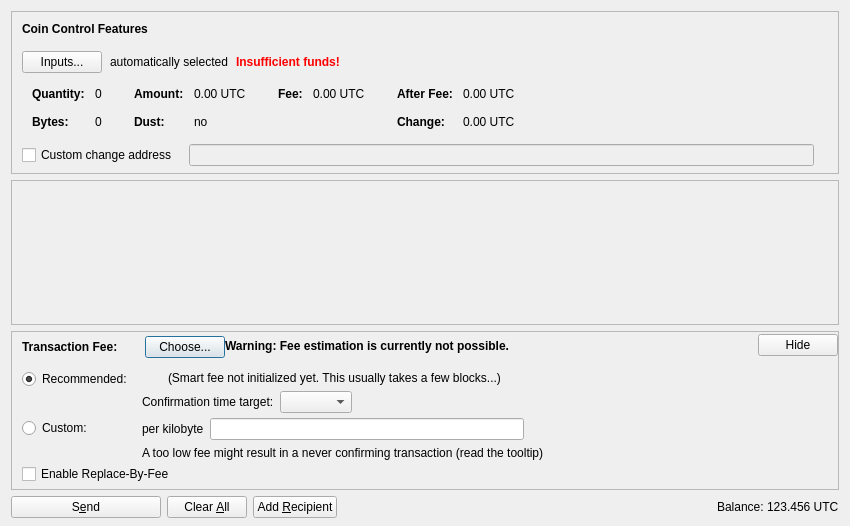
<?xml version="1.0" encoding="UTF-8"?>
<ui version="4.0">
 <class>SendCoinsDialog</class>
 <widget class="QDialog" name="SendCoinsDialog">
  <property name="geometry">
   <rect>
    <x>0</x>
    <y>0</y>
    <width>850</width>
    <height>526</height>
   </rect>
  </property>
  <property name="windowTitle">
   <string>Send Coins</string>
  </property>
  <layout class="QVBoxLayout" name="verticalLayout" stretch="0,1,0,0">
   <property name="bottomMargin">
    <number>8</number>
   </property>
   <item>
    <widget class="QFrame" name="frameCoinControl">
     <property name="sizePolicy">
      <sizepolicy hsizetype="Expanding" vsizetype="Expanding">
       <horstretch>0</horstretch>
       <verstretch>0</verstretch>
      </sizepolicy>
     </property>
     <property name="maximumSize">
      <size>
       <width>16777215</width>
       <height>16777215</height>
      </size>
     </property>
     <property name="frameShape">
      <enum>QFrame::StyledPanel</enum>
     </property>
     <property name="frameShadow">
      <enum>QFrame::Sunken</enum>
     </property>
     <layout class="QVBoxLayout" name="verticalLayoutCoinControl2">
      <property name="spacing">
       <number>0</number>
      </property>
      <property name="leftMargin">
       <number>0</number>
      </property>
      <property name="topMargin">
       <number>0</number>
      </property>
      <property name="rightMargin">
       <number>0</number>
      </property>
      <property name="bottomMargin">
       <number>6</number>
      </property>
      <item>
       <layout class="QVBoxLayout" name="verticalLayoutCoinControl" stretch="0,0,0,0,1">
        <property name="spacing">
         <number>0</number>
        </property>
        <property name="leftMargin">
         <number>10</number>
        </property>
        <property name="topMargin">
         <number>10</number>
        </property>
        <item>
         <layout class="QHBoxLayout" name="horizontalLayoutCoinControl1">
          <property name="bottomMargin">
           <number>15</number>
          </property>
          <item>
           <widget class="QLabel" name="labelCoinControlFeatures">
            <property name="sizePolicy">
             <sizepolicy hsizetype="Preferred" vsizetype="Maximum">
              <horstretch>0</horstretch>
              <verstretch>0</verstretch>
             </sizepolicy>
            </property>
            <property name="font">
             <font>
              <weight>75</weight>
              <bold>true</bold>
             </font>
            </property>
            <property name="styleSheet">
             <string notr="true">font-weight:bold;</string>
            </property>
            <property name="text">
             <string>Coin Control Features</string>
            </property>
           </widget>
          </item>
         </layout>
        </item>
        <item>
         <layout class="QHBoxLayout" name="horizontalLayoutCoinControl2" stretch="0,0,0,0">
          <property name="spacing">
           <number>8</number>
          </property>
          <property name="bottomMargin">
           <number>10</number>
          </property>
          <item>
           <widget class="QPushButton" name="pushButtonCoinControl">
            <property name="styleSheet">
             <string notr="true"/>
            </property>
            <property name="text">
             <string>Inputs...</string>
            </property>
            <property name="autoDefault">
             <bool>false</bool>
            </property>
           </widget>
          </item>
          <item>
           <widget class="QLabel" name="labelCoinControlAutomaticallySelected">
            <property name="text">
             <string>automatically selected</string>
            </property>
            <property name="margin">
             <number>5</number>
            </property>
           </widget>
          </item>
          <item>
           <widget class="QLabel" name="labelCoinControlInsuffFunds">
            <property name="font">
             <font>
              <weight>75</weight>
              <bold>true</bold>
             </font>
            </property>
            <property name="styleSheet">
             <string notr="true">color:red;font-weight:bold;</string>
            </property>
            <property name="text">
             <string>Insufficient funds!</string>
            </property>
            <property name="margin">
             <number>5</number>
            </property>
           </widget>
          </item>
          <item>
           <spacer name="horizontalSpacerCoinControl">
            <property name="orientation">
             <enum>Qt::Horizontal</enum>
            </property>
            <property name="sizeHint" stdset="0">
             <size>
              <width>40</width>
              <height>1</height>
             </size>
            </property>
           </spacer>
          </item>
         </layout>
        </item>
        <item>
         <widget class="QWidget" name="widgetCoinControl" native="true">
          <property name="sizePolicy">
           <sizepolicy hsizetype="Preferred" vsizetype="Preferred">
            <horstretch>0</horstretch>
            <verstretch>0</verstretch>
           </sizepolicy>
          </property>
          <property name="minimumSize">
           <size>
            <width>0</width>
            <height>0</height>
           </size>
          </property>
          <property name="styleSheet">
           <string notr="true"/>
          </property>
          <layout class="QHBoxLayout" name="horizontalLayoutCoinControl5">
           <property name="leftMargin">
            <number>0</number>
           </property>
           <property name="topMargin">
            <number>0</number>
           </property>
           <property name="rightMargin">
            <number>0</number>
           </property>
           <property name="bottomMargin">
            <number>0</number>
           </property>
           <item>
            <layout class="QHBoxLayout" name="horizontalLayoutCoinControl3" stretch="0,0,0,1">
             <property name="spacing">
              <number>20</number>
             </property>
             <property name="topMargin">
              <number>0</number>
             </property>
             <property name="bottomMargin">
              <number>10</number>
             </property>
             <item>
              <layout class="QFormLayout" name="formLayoutCoinControl1">
               <property name="horizontalSpacing">
                <number>10</number>
               </property>
               <property name="verticalSpacing">
                <number>14</number>
               </property>
               <property name="leftMargin">
                <number>10</number>
               </property>
               <property name="topMargin">
                <number>4</number>
               </property>
               <property name="rightMargin">
                <number>6</number>
               </property>
               <item row="0" column="0">
                <widget class="QLabel" name="labelCoinControlQuantityText">
                 <property name="font">
                  <font>
                   <weight>75</weight>
                   <bold>true</bold>
                  </font>
                 </property>
                 <property name="text">
                  <string>Quantity:</string>
                 </property>
                 <property name="margin">
                  <number>0</number>
                 </property>
                </widget>
               </item>
               <item row="0" column="1">
                <widget class="QLabel" name="labelCoinControlQuantity">
                 <property name="cursor">
                  <cursorShape>IBeamCursor</cursorShape>
                 </property>
                 <property name="contextMenuPolicy">
                  <enum>Qt::ActionsContextMenu</enum>
                 </property>
                 <property name="text">
                  <string notr="true">0</string>
                 </property>
                 <property name="margin">
                  <number>0</number>
                 </property>
                 <property name="textInteractionFlags">
                  <set>Qt::LinksAccessibleByMouse|Qt::TextSelectableByKeyboard|Qt::TextSelectableByMouse</set>
                 </property>
                </widget>
               </item>
               <item row="1" column="0">
                <widget class="QLabel" name="labelCoinControlBytesText">
                 <property name="font">
                  <font>
                   <weight>75</weight>
                   <bold>true</bold>
                  </font>
                 </property>
                 <property name="text">
                  <string>Bytes:</string>
                 </property>
                </widget>
               </item>
               <item row="1" column="1">
                <widget class="QLabel" name="labelCoinControlBytes">
                 <property name="cursor">
                  <cursorShape>IBeamCursor</cursorShape>
                 </property>
                 <property name="contextMenuPolicy">
                  <enum>Qt::ActionsContextMenu</enum>
                 </property>
                 <property name="text">
                  <string notr="true">0</string>
                 </property>
                 <property name="textInteractionFlags">
                  <set>Qt::LinksAccessibleByMouse|Qt::TextSelectableByKeyboard|Qt::TextSelectableByMouse</set>
                 </property>
                </widget>
               </item>
              </layout>
             </item>
             <item>
              <layout class="QFormLayout" name="formLayoutCoinControl2">
               <property name="horizontalSpacing">
                <number>10</number>
               </property>
               <property name="verticalSpacing">
                <number>14</number>
               </property>
               <property name="leftMargin">
                <number>6</number>
               </property>
               <property name="topMargin">
                <number>4</number>
               </property>
               <property name="rightMargin">
                <number>6</number>
               </property>
               <item row="0" column="0">
                <widget class="QLabel" name="labelCoinControlAmountText">
                 <property name="font">
                  <font>
                   <weight>75</weight>
                   <bold>true</bold>
                  </font>
                 </property>
                 <property name="text">
                  <string>Amount:</string>
                 </property>
                 <property name="margin">
                  <number>0</number>
                 </property>
                </widget>
               </item>
               <item row="0" column="1">
                <widget class="QLabel" name="labelCoinControlAmount">
                 <property name="cursor">
                  <cursorShape>IBeamCursor</cursorShape>
                 </property>
                 <property name="contextMenuPolicy">
                  <enum>Qt::ActionsContextMenu</enum>
                 </property>
                 <property name="text">
                  <string notr="true">0.00 UTC</string>
                 </property>
                 <property name="textInteractionFlags">
                  <set>Qt::LinksAccessibleByMouse|Qt::TextSelectableByKeyboard|Qt::TextSelectableByMouse</set>
                 </property>
                </widget>
               </item>
               <item row="1" column="0">
                <widget class="QLabel" name="labelCoinControlLowOutputText">
                 <property name="font">
                  <font>
                   <weight>75</weight>
                   <bold>true</bold>
                  </font>
                 </property>
                 <property name="text">
                  <string>Dust:</string>
                 </property>
                </widget>
               </item>
               <item row="1" column="1">
                <widget class="QLabel" name="labelCoinControlLowOutput">
                 <property name="cursor">
                  <cursorShape>IBeamCursor</cursorShape>
                 </property>
                 <property name="contextMenuPolicy">
                  <enum>Qt::ActionsContextMenu</enum>
                 </property>
                 <property name="text">
                  <string notr="true">no</string>
                 </property>
                 <property name="textInteractionFlags">
                  <set>Qt::LinksAccessibleByMouse|Qt::TextSelectableByKeyboard|Qt::TextSelectableByMouse</set>
                 </property>
                </widget>
               </item>
              </layout>
             </item>
             <item>
              <layout class="QFormLayout" name="formLayoutCoinControl3">
               <property name="horizontalSpacing">
                <number>10</number>
               </property>
               <property name="verticalSpacing">
                <number>14</number>
               </property>
               <property name="leftMargin">
                <number>6</number>
               </property>
               <property name="topMargin">
                <number>4</number>
               </property>
               <property name="rightMargin">
                <number>6</number>
               </property>
               <item row="0" column="0">
                <widget class="QLabel" name="labelCoinControlFeeText">
                 <property name="font">
                  <font>
                   <weight>75</weight>
                   <bold>true</bold>
                  </font>
                 </property>
                 <property name="text">
                  <string>Fee:</string>
                 </property>
                 <property name="margin">
                  <number>0</number>
                 </property>
                </widget>
               </item>
               <item row="0" column="1">
                <widget class="QLabel" name="labelCoinControlFee">
                 <property name="cursor">
                  <cursorShape>IBeamCursor</cursorShape>
                 </property>
                 <property name="contextMenuPolicy">
                  <enum>Qt::ActionsContextMenu</enum>
                 </property>
                 <property name="text">
                  <string notr="true">0.00 UTC</string>
                 </property>
                 <property name="textInteractionFlags">
                  <set>Qt::LinksAccessibleByMouse|Qt::TextSelectableByKeyboard|Qt::TextSelectableByMouse</set>
                 </property>
                </widget>
               </item>
              </layout>
             </item>
             <item>
              <layout class="QFormLayout" name="formLayoutCoinControl4">
               <property name="horizontalSpacing">
                <number>10</number>
               </property>
               <property name="verticalSpacing">
                <number>14</number>
               </property>
               <property name="leftMargin">
                <number>6</number>
               </property>
               <property name="topMargin">
                <number>4</number>
               </property>
               <property name="rightMargin">
                <number>6</number>
               </property>
               <item row="0" column="0">
                <widget class="QLabel" name="labelCoinControlAfterFeeText">
                 <property name="font">
                  <font>
                   <weight>75</weight>
                   <bold>true</bold>
                  </font>
                 </property>
                 <property name="text">
                  <string>After Fee:</string>
                 </property>
                 <property name="margin">
                  <number>0</number>
                 </property>
                </widget>
               </item>
               <item row="0" column="1">
                <widget class="QLabel" name="labelCoinControlAfterFee">
                 <property name="cursor">
                  <cursorShape>IBeamCursor</cursorShape>
                 </property>
                 <property name="contextMenuPolicy">
                  <enum>Qt::ActionsContextMenu</enum>
                 </property>
                 <property name="text">
                  <string notr="true">0.00 UTC</string>
                 </property>
                 <property name="textInteractionFlags">
                  <set>Qt::LinksAccessibleByMouse|Qt::TextSelectableByKeyboard|Qt::TextSelectableByMouse</set>
                 </property>
                </widget>
               </item>
               <item row="1" column="0">
                <widget class="QLabel" name="labelCoinControlChangeText">
                 <property name="font">
                  <font>
                   <weight>75</weight>
                   <bold>true</bold>
                  </font>
                 </property>
                 <property name="text">
                  <string>Change:</string>
                 </property>
                </widget>
               </item>
               <item row="1" column="1">
                <widget class="QLabel" name="labelCoinControlChange">
                 <property name="cursor">
                  <cursorShape>IBeamCursor</cursorShape>
                 </property>
                 <property name="contextMenuPolicy">
                  <enum>Qt::ActionsContextMenu</enum>
                 </property>
                 <property name="text">
                  <string notr="true">0.00 UTC</string>
                 </property>
                 <property name="textInteractionFlags">
                  <set>Qt::LinksAccessibleByMouse|Qt::TextSelectableByKeyboard|Qt::TextSelectableByMouse</set>
                 </property>
                </widget>
               </item>
              </layout>
             </item>
            </layout>
           </item>
          </layout>
         </widget>
        </item>
        <item>
         <layout class="QHBoxLayout" name="horizontalLayoutCoinControl4" stretch="0,0,0">
          <property name="spacing">
           <number>12</number>
          </property>
          <property name="sizeConstraint">
           <enum>QLayout::SetDefaultConstraint</enum>
          </property>
          <property name="topMargin">
           <number>5</number>
          </property>
          <property name="rightMargin">
           <number>5</number>
          </property>
          <item>
           <widget class="QCheckBox" name="checkBoxCoinControlChange">
            <property name="toolTip">
             <string>If this is activated, but the change address is empty or invalid, change will be sent to a newly generated address.</string>
            </property>
            <property name="text">
             <string>Custom change address</string>
            </property>
           </widget>
          </item>
          <item>
           <widget class="QValidatedLineEdit" name="lineEditCoinControlChange">
            <property name="enabled">
             <bool>false</bool>
            </property>
            <property name="sizePolicy">
             <sizepolicy hsizetype="Expanding" vsizetype="Fixed">
              <horstretch>0</horstretch>
              <verstretch>0</verstretch>
             </sizepolicy>
            </property>
           </widget>
          </item>
          <item>
           <widget class="QLabel" name="labelCoinControlChangeLabel">
            <property name="sizePolicy">
             <sizepolicy hsizetype="Preferred" vsizetype="Expanding">
              <horstretch>0</horstretch>
              <verstretch>0</verstretch>
             </sizepolicy>
            </property>
            <property name="minimumSize">
             <size>
              <width>0</width>
              <height>0</height>
             </size>
            </property>
            <property name="text">
             <string/>
            </property>
            <property name="margin">
             <number>3</number>
            </property>
           </widget>
          </item>
         </layout>
        </item>
        <item>
         <spacer name="verticalSpacerCoinControl">
          <property name="orientation">
           <enum>Qt::Vertical</enum>
          </property>
          <property name="sizeHint" stdset="0">
           <size>
            <width>800</width>
            <height>1</height>
           </size>
          </property>
         </spacer>
        </item>
       </layout>
      </item>
     </layout>
    </widget>
   </item>
   <item>
    <widget class="QScrollArea" name="scrollArea">
     <property name="widgetResizable">
      <bool>true</bool>
     </property>
     <widget class="QWidget" name="scrollAreaWidgetContents">
      <property name="geometry">
       <rect>
        <x>0</x>
        <y>0</y>
        <width>830</width>
        <height>104</height>
       </rect>
      </property>
      <layout class="QVBoxLayout" name="verticalLayout_2" stretch="0,1">
       <property name="leftMargin">
        <number>0</number>
       </property>
       <property name="topMargin">
        <number>0</number>
       </property>
       <property name="rightMargin">
        <number>0</number>
       </property>
       <property name="bottomMargin">
        <number>0</number>
       </property>
       <item>
        <layout class="QVBoxLayout" name="entries">
         <property name="spacing">
          <number>6</number>
         </property>
        </layout>
       </item>
       <item>
        <spacer name="verticalSpacer">
         <property name="orientation">
          <enum>Qt::Vertical</enum>
         </property>
         <property name="sizeHint" stdset="0">
          <size>
           <width>20</width>
           <height>40</height>
          </size>
         </property>
        </spacer>
       </item>
      </layout>
     </widget>
    </widget>
   </item>
   <item>
    <widget class="QFrame" name="frameFee">
     <property name="sizePolicy">
      <sizepolicy hsizetype="Expanding" vsizetype="Expanding">
       <horstretch>0</horstretch>
       <verstretch>0</verstretch>
      </sizepolicy>
     </property>
     <property name="maximumSize">
      <size>
       <width>16777215</width>
       <height>16777215</height>
      </size>
     </property>
     <property name="frameShape">
      <enum>QFrame::StyledPanel</enum>
     </property>
     <property name="frameShadow">
      <enum>QFrame::Sunken</enum>
     </property>
     <layout class="QVBoxLayout" name="verticalLayoutFee1">
      <property name="spacing">
       <number>0</number>
      </property>
      <property name="leftMargin">
       <number>0</number>
      </property>
      <property name="topMargin">
       <number>0</number>
      </property>
      <property name="rightMargin">
       <number>0</number>
      </property>
      <property name="bottomMargin">
       <number>0</number>
      </property>
      <item>
       <layout class="QVBoxLayout" name="verticalLayoutFee2" stretch="0,0,0">
        <property name="spacing">
         <number>0</number>
        </property>
        <property name="leftMargin">
         <number>10</number>
        </property>
        <property name="topMargin">
         <number>0</number>
        </property>
        <item>
         <layout class="QHBoxLayout" name="horizontalLayoutFee1">
          <property name="bottomMargin">
           <number>0</number>
          </property>
          <item>
           <layout class="QVBoxLayout" name="verticalLayoutFee7">
            <property name="spacing">
             <number>0</number>
            </property>
            <item>
             <spacer name="verticalSpacerSmartFee">
              <property name="orientation">
               <enum>Qt::Vertical</enum>
              </property>
              <property name="sizeType">
               <enum>QSizePolicy::Fixed</enum>
              </property>
              <property name="sizeHint" stdset="0">
               <size>
                <width>1</width>
                <height>4</height>
               </size>
              </property>
             </spacer>
            </item>
            <item>
             <layout class="QHBoxLayout" name="horizontalLayoutSmartFee">
              <property name="spacing">
               <number>10</number>
              </property>
              <item>
               <widget class="QLabel" name="labelFeeHeadline">
                <property name="sizePolicy">
                 <sizepolicy hsizetype="Preferred" vsizetype="Maximum">
                  <horstretch>0</horstretch>
                  <verstretch>0</verstretch>
                 </sizepolicy>
                </property>
                <property name="font">
                 <font>
                  <weight>75</weight>
                  <bold>true</bold>
                 </font>
                </property>
                <property name="styleSheet">
                 <string notr="true">font-weight:bold;</string>
                </property>
                <property name="text">
                 <string>Transaction Fee:</string>
                </property>
               </widget>
              </item>
              <item>
               <widget class="QLabel" name="labelFeeMinimized">
                <property name="text">
                 <string/>
                </property>
               </widget>
              </item>
              <item>
               <widget class="QPushButton" name="buttonChooseFee">
                <property name="text">
                 <string>Choose...</string>
                </property>
               </widget>
              </item>
             </layout>
            </item>
            <item>
             <spacer name="verticalSpacer_5">
              <property name="orientation">
               <enum>Qt::Vertical</enum>
              </property>
              <property name="sizeHint" stdset="0">
               <size>
                <width>1</width>
                <height>1</height>
               </size>
              </property>
             </spacer>
            </item>
           </layout>
          </item>
          <item>
           <widget class="QLabel" name="fallbackFeeWarningLabel">
            <property name="toolTip">
             <string>Using the fallbackfee can result in sending a transaction that will take several hours or days (or never) to confirm. Consider choosing your fee manually or wait until you have validated the complete chain.</string>
            </property>
            <property name="font">
            <font>
                <weight>75</weight>
                <bold>true</bold>
            </font>
            </property>
            <property name="text">
             <string>Warning: Fee estimation is currently not possible.</string>
            </property>
            <property name="wordWrap">
             <bool>false</bool>
            </property>
           </widget>
          </item>
          <item>
           <spacer name="horizontalSpacer_4">
            <property name="orientation">
             <enum>Qt::Horizontal</enum>
            </property>
            <property name="sizeType">
             <enum>QSizePolicy::MinimumExpanding</enum>
            </property>
            <property name="sizeHint" stdset="0">
             <size>
              <width>40</width>
              <height>20</height>
             </size>
            </property>
           </spacer>
          </item>
          <item>
           <widget class="QPushButton" name="buttonMinimizeFee">
            <property name="toolTip">
             <string>Hide transaction fee settings</string>
            </property>
            <property name="text">
             <string>Hide</string>
            </property>
           </widget>
          </item>
         </layout>
        </item>
        <item>
         <widget class="QFrame" name="frameFeeSelection">
          <layout class="QVBoxLayout" name="verticalLayoutFee12">
           <property name="spacing">
            <number>0</number>
           </property>
           <property name="leftMargin">
            <number>0</number>
           </property>
           <property name="topMargin">
            <number>0</number>
           </property>
           <property name="rightMargin">
            <number>0</number>
           </property>
           <property name="bottomMargin">
            <number>0</number>
           </property>
           <item>
            <layout class="QGridLayout" name="gridLayoutFee">
             <property name="topMargin">
              <number>10</number>
             </property>
             <property name="bottomMargin">
              <number>4</number>
             </property>
             <property name="horizontalSpacing">
              <number>10</number>
             </property>
             <property name="verticalSpacing">
              <number>4</number>
             </property>
             <item row="1" column="1">
              <layout class="QVBoxLayout" name="verticalLayoutFee8">
               <property name="spacing">
                <number>6</number>
               </property>
               <item>
                <layout class="QHBoxLayout" name="horizontalLayoutFee13">
                 <item>
                  <widget class="QLabel" name="labelCustomPerKilobyte">
                   <property name="toolTip">
                    <string>Specify a custom fee per kB (1,000 bytes) of the transaction's virtual size.

Note:  Since the fee is calculated on a per-byte basis, a fee of "100 satoshis per kB" for a transaction size of 500 bytes (half of 1 kB) would ultimately yield a fee of only 50 satoshis.</string>
                   </property>
                   <property name="text">
                    <string>per kilobyte</string>
                   </property>
                  </widget>
                 </item>
                 <item>
                  <widget class="BitcoinAmountField" name="customFee"/>
                 </item>
                 <item>
                  <spacer name="horizontalSpacer_6">
                   <property name="orientation">
                    <enum>Qt::Horizontal</enum>
                   </property>
                   <property name="sizeHint" stdset="0">
                    <size>
                     <width>1</width>
                     <height>1</height>
                    </size>
                   </property>
                  </spacer>
                 </item>
                </layout>
               </item>
               <item>
                <layout class="QHBoxLayout" name="horizontalLayoutFee8">
                 <item>
                  <widget class="QLabel" name="labelCustomFeeWarning">
                   <property name="enabled">
                    <bool>true</bool>
                   </property>
                   <property name="toolTip">
                    <string>When there is less transaction volume than space in the blocks, miners as well as relaying nodes may enforce a minimum fee. Paying only this minimum fee is just fine, but be aware that this can result in a never confirming transaction once there is more demand for uptickcoin transactions than the network can process.</string>
                   </property>
                   <property name="text">
                    <string>A too low fee might result in a never confirming transaction (read the tooltip)</string>
                   </property>
                  </widget>
                 </item>
                 <item>
                  <spacer name="horizontalSpacer_2">
                   <property name="orientation">
                    <enum>Qt::Horizontal</enum>
                   </property>
                   <property name="sizeHint" stdset="0">
                    <size>
                     <width>1</width>
                     <height>1</height>
                    </size>
                   </property>
                  </spacer>
                 </item>
                </layout>
               </item>
              </layout>
             </item>
             <item row="0" column="0">
              <layout class="QVBoxLayout" name="verticalLayoutFee4" stretch="0,1">
               <item>
                <widget class="QRadioButton" name="radioSmartFee">
                 <property name="text">
                  <string>Recommended:</string>
                 </property>
                 <property name="checked">
                  <bool>true</bool>
                 </property>
                 <attribute name="buttonGroup">
                  <string notr="true">groupFee</string>
                 </attribute>
                </widget>
               </item>
               <item>
                <spacer name="verticalSpacer_2">
                 <property name="orientation">
                  <enum>Qt::Vertical</enum>
                 </property>
                 <property name="sizeHint" stdset="0">
                  <size>
                   <width>1</width>
                   <height>1</height>
                  </size>
                 </property>
                </spacer>
               </item>
              </layout>
             </item>
             <item row="1" column="0">
              <layout class="QVBoxLayout" name="verticalLayoutFee9" stretch="0,1">
               <item>
                <widget class="QRadioButton" name="radioCustomFee">
                 <property name="text">
                  <string>Custom:</string>
                 </property>
                 <attribute name="buttonGroup">
                  <string notr="true">groupFee</string>
                 </attribute>
                </widget>
               </item>
               <item>
                <spacer name="verticalSpacer_6">
                 <property name="orientation">
                  <enum>Qt::Vertical</enum>
                 </property>
                 <property name="sizeHint" stdset="0">
                  <size>
                   <width>1</width>
                   <height>1</height>
                  </size>
                 </property>
                </spacer>
               </item>
              </layout>
             </item>
             <item row="0" column="1">
              <layout class="QVBoxLayout" name="verticalLayoutFee3" stretch="0,0,1">
               <property name="spacing">
                <number>6</number>
               </property>
               <property name="topMargin">
                <number>2</number>
               </property>
               <item>
                <layout class="QHBoxLayout" name="horizontalLayoutFee12">
                 <item>
                  <widget class="QLabel" name="labelSmartFee">
                   <property name="text">
                    <string/>
                   </property>
                  </widget>
                 </item>
                 <item>
                  <widget class="QLabel" name="labelFeeEstimation">
                   <property name="text">
                    <string/>
                   </property>
                  </widget>
                 </item>
                 <item>
                  <widget class="QLabel" name="labelSmartFee2">
                   <property name="text">
                    <string>(Smart fee not initialized yet. This usually takes a few blocks...)</string>
                   </property>
                  </widget>
                 </item>
                 <item>
                  <spacer name="horizontalSpacer_5">
                   <property name="orientation">
                    <enum>Qt::Horizontal</enum>
                   </property>
                   <property name="sizeHint" stdset="0">
                    <size>
                     <width>1</width>
                     <height>1</height>
                    </size>
                   </property>
                  </spacer>
                 </item>
                </layout>
               </item>
               <item>
                <layout class="QHBoxLayout" name="horizontalLayoutFee9">
                 <item>
                  <layout class="QVBoxLayout" name="verticalLayoutFee6">
                   <item>
                    <widget class="QLabel" name="labelSmartFee3">
                     <property name="text">
                      <string>Confirmation time target:</string>
                     </property>
                    </widget>
                   </item>
                  </layout>
                 </item>
                 <item>
                  <layout class="QVBoxLayout" name="verticalLayoutFee5">
                   <property name="rightMargin">
                    <number>30</number>
                   </property>
                   <item>
                    <layout class="QHBoxLayout" name="horizontalLayoutConfTarget">
                     <property name="bottomMargin">
                      <number>0</number>
                     </property>
                     <item>
                      <widget class="QComboBox" name="confTargetSelector"/>
                     </item>
                     <item>
                      <spacer name="horizontalSpacerConfTarget">
                       <property name="orientation">
                        <enum>Qt::Horizontal</enum>
                       </property>
                       <property name="sizeHint" stdset="0">
                        <size>
                         <width>40</width>
                         <height>20</height>
                        </size>
                       </property>
                      </spacer>
                     </item>
                    </layout>
                   </item>
                  </layout>
                 </item>
                </layout>
               </item>
               <item>
                <spacer name="verticalSpacer_4">
                 <property name="orientation">
                  <enum>Qt::Vertical</enum>
                 </property>
                 <property name="sizeHint" stdset="0">
                  <size>
                   <width>1</width>
                   <height>1</height>
                  </size>
                 </property>
                </spacer>
               </item>
              </layout>
             </item>
            </layout>
           </item>
           <item>
            <widget class="QCheckBox" name="optInRBF">
             <property name="text">
              <string>Enable Replace-By-Fee</string>
             </property>
             <property name="toolTip">
              <string>With Replace-By-Fee (BIP-125) you can increase a transaction's fee after it is sent. Without this, a higher fee may be recommended to compensate for increased transaction delay risk.</string>
             </property>
            </widget>
           </item>
          </layout>
         </widget>
        </item>
        <item>
         <spacer name="verticalSpacerFee">
          <property name="orientation">
           <enum>Qt::Vertical</enum>
          </property>
          <property name="sizeHint" stdset="0">
           <size>
            <width>40</width>
            <height>5</height>
           </size>
          </property>
         </spacer>
        </item>
       </layout>
      </item>
     </layout>
    </widget>
   </item>
   <item>
    <layout class="QHBoxLayout" name="horizontalLayout">
     <item>
      <widget class="QPushButton" name="sendButton">
       <property name="minimumSize">
        <size>
         <width>150</width>
         <height>0</height>
        </size>
       </property>
       <property name="toolTip">
        <string>Confirm the send action</string>
       </property>
       <property name="text">
        <string>S&amp;end</string>
       </property>
       <property name="icon">
        <iconset resource="../uptickcoin.qrc">
         <normaloff>:/icons/send</normaloff>:/icons/send</iconset>
       </property>
       <property name="autoDefault">
        <bool>false</bool>
       </property>
       <property name="default">
        <bool>false</bool>
       </property>
      </widget>
     </item>
     <item>
      <widget class="QPushButton" name="clearButton">
       <property name="sizePolicy">
        <sizepolicy hsizetype="Minimum" vsizetype="Fixed">
         <horstretch>0</horstretch>
         <verstretch>0</verstretch>
        </sizepolicy>
       </property>
       <property name="toolTip">
        <string>Clear all fields of the form.</string>
       </property>
       <property name="text">
        <string>Clear &amp;All</string>
       </property>
       <property name="icon">
        <iconset resource="../uptickcoin.qrc">
         <normaloff>:/icons/remove</normaloff>:/icons/remove</iconset>
       </property>
       <property name="autoDefault">
        <bool>false</bool>
       </property>
      </widget>
     </item>
     <item>
      <widget class="QPushButton" name="addButton">
       <property name="toolTip">
        <string>Send to multiple recipients at once</string>
       </property>
       <property name="text">
        <string>Add &amp;Recipient</string>
       </property>
       <property name="icon">
        <iconset resource="../uptickcoin.qrc">
         <normaloff>:/icons/add</normaloff>:/icons/add</iconset>
       </property>
       <property name="autoDefault">
        <bool>false</bool>
       </property>
      </widget>
     </item>
     <item>
      <spacer name="horizontalSpacer">
       <property name="orientation">
        <enum>Qt::Horizontal</enum>
       </property>
       <property name="sizeHint" stdset="0">
        <size>
         <width>40</width>
         <height>20</height>
        </size>
       </property>
      </spacer>
     </item>
     <item>
      <layout class="QHBoxLayout" name="horizontalLayout_2">
       <property name="spacing">
        <number>3</number>
       </property>
       <item>
        <widget class="QLabel" name="labelBalanceName">
         <property name="sizePolicy">
          <sizepolicy hsizetype="Preferred" vsizetype="Fixed">
           <horstretch>0</horstretch>
           <verstretch>0</verstretch>
          </sizepolicy>
         </property>
         <property name="text">
          <string>Balance:</string>
         </property>
        </widget>
       </item>
       <item>
        <widget class="QLabel" name="labelBalance">
         <property name="sizePolicy">
          <sizepolicy hsizetype="Preferred" vsizetype="Fixed">
           <horstretch>0</horstretch>
           <verstretch>0</verstretch>
          </sizepolicy>
         </property>
         <property name="cursor">
          <cursorShape>IBeamCursor</cursorShape>
         </property>
         <property name="text">
          <string notr="true">123.456 UTC</string>
         </property>
         <property name="textInteractionFlags">
          <set>Qt::LinksAccessibleByMouse|Qt::TextSelectableByKeyboard|Qt::TextSelectableByMouse</set>
         </property>
        </widget>
       </item>
      </layout>
     </item>
    </layout>
   </item>
  </layout>
 </widget>
 <customwidgets>
  <customwidget>
   <class>QValidatedLineEdit</class>
   <extends>QLineEdit</extends>
   <header>qt/qvalidatedlineedit.h</header>
  </customwidget>
  <customwidget>
   <class>BitcoinAmountField</class>
   <extends>QLineEdit</extends>
   <header>qt/uptickcoinamountfield.h</header>
   <container>1</container>
  </customwidget>
 </customwidgets>
 <resources>
  <include location="../uptickcoin.qrc"/>
 </resources>
 <connections/>
 <buttongroups>
  <buttongroup name="groupFee"/>
 </buttongroups>
</ui>
